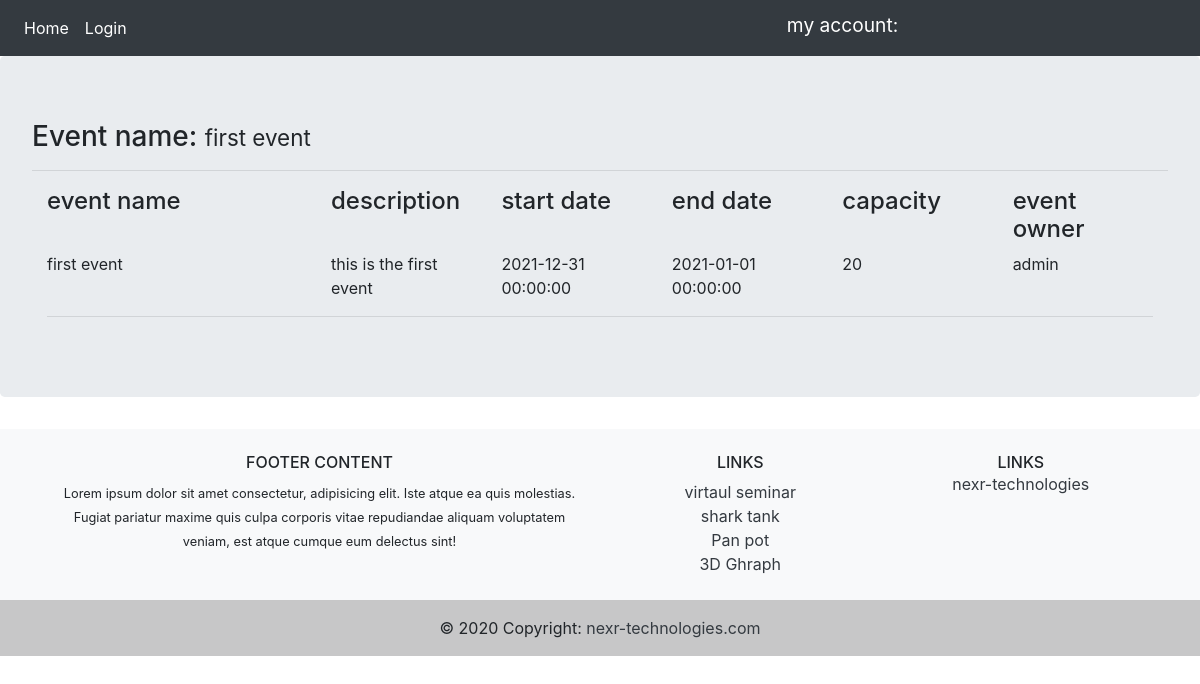
Screenshot of /event/1 with the database file from the repository.
### app/models.py (models this page shows, shortened)
class Event(db.Model):
    id = db.Column(db.Integer, primary_key=True)
    name = db.Column(db.String(120), nullable=False)
    description = db.Column(db.String(120), nullable=False)
    startdate = db.Column(db.DateTime, nullable=False,
                          default=datetime.datetime.now)
    enddate = db.Column(db.DateTime, nullable=False,
                        default=datetime.datetime.now)
    capacity = db.Column(db.Integer, nullable=True)
    user_id = db.Column(db.Integer, db.ForeignKey('user.id'), nullable=False)
    participants = db.relationship(
        'Participant', backref='eventParticipant', lazy=True)

class User(db.Model, UserMixin):
    id = db.Column(db.Integer, primary_key=True)
    username = db.Column(db.String(30), unique=True, nullable=False)
    email = db.Column(db.String(60), unique=True, nullable=False)
    password = db.Column(db.String(60), nullable=False)
    events = db.relationship('Event', backref='eventowner', lazy=True)
    roles = db.relationship('Role', backref='roleuser', lazy=True)

### app/routes.py (the view)
@app.route('/event/<int:event_id>', methods=['GET', 'POST'])
def eventdetail(event_id):
    event = Event.query.get_or_404(event_id)
    return render_template('eventdetail.html', form=event)

### app/templates/eventdetail.html (shortened to what this page needs)
{% extends 'base.html' %}
{% block content %}
<h3> Event name: <small> {{ form.name }}</small></h3>
<hr />
<div class="container">
    <form action="" method="post">
        <div class="row">
            <div class="col-3">
                <h4>event name</h4>
            </div>
            <div class="col-sm">
                <h4>description</h4>
            </div>
            <div class="col-sm">
                <h4>start date</h4>
            </div>
            <div class="col-sm">
                <h4>end date</h4>
            </div>
            <div class="col-sm">
                <h4>capacity</h4>
            </div>
            <div class="col-sm">
                <h4>event owner</h4>
            </div>
        </div>
        <div class="row">
            <div class="col-3">
                {{ form.name }}
            </div>
            <div class="col-sm">
                {{ form.description }}
            </div>
            <div class="col-sm">
                {{ form.startdate }}
            </div>
            <div class="col-sm">
                {{ form.enddate }}
            </div>
            <div class="col-sm">
                {{ form.capacity }}
            </div>
            <div class="col-sm">
                {{ form.eventowner.username }}
            </div>
        </div>
    </form>
    <hr />
</div>
{% endblock %}

### rows the page displays
Event: name "first event", description "this is the first event", startdate "2021-12-31 00:00:00", enddate "2021-01-01 00:00:00", capacity "20"
User: eventowner.username "admin"
